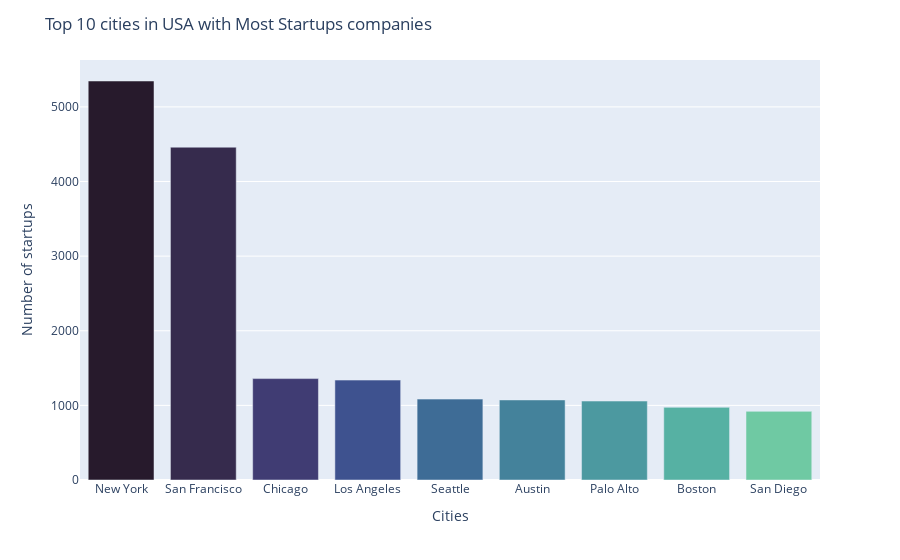

The notebook cell this image was saved under:
### Code cell
city_counts = usa_offices['city'].value_counts()
df_city_counts = pd.DataFrame({'city': city_counts.index, 'count': city_counts.values})
df_city_counts =df_city_counts[0:9]


fig = px.bar(df_city_counts, x='city', y='count')
fig.update_layout(
    title='Top 10 cities in USA with Most Startups companies',
    xaxis_title='Cities',
    yaxis_title='Number of startups',
  
)
fig.update_traces(marker_color=px.colors.sequential.deep[::-1], width=0.8)

# display the chart
fig.show()
#pyo.plot(fig, filename='cities.html')

### Figure 1 — Plotly figure (JSON) as saved in the notebook; plotly's stock layout.template omitted (floating-point values rounded to 4 significant figures)
{"data": [{"alignmentgroup": "True", "hovertemplate": "city=%{x}<br>count=%{y}<extra></extra>", "legendgroup": "", "marker": {"color": ["rgb(39, 26, 44)", "rgb(54, 43, 77)", "rgb(64, 60, 115)", "rgb(62, 82, 143)", "rgb(62, 108, 150)", "rgb(68, 130, 155)", "rgb(76, 153, 160)", "rgb(86, 177, 163)", "rgb(111, 201, 163)", "rgb(156, 219, 165)", "rgb(206, 236, 179)", "rgb(253, 253, 204)"], "pattern": {"shape": ""}}, "name": "", "offsetgroup": "", "orientation": "v", "showlegend": false, "textposition": "auto", "type": "bar", "width": 0.8, "x": ["New York", "San Francisco", "Chicago", "Los Angeles", "Seattle", "Austin", "Palo Alto", "Boston", "San Diego"], "xaxis": "x", "y": [5347, 4460, 1359, 1339, 1084, 1073, 1058, 974, 920], "yaxis": "y"}], "layout": {"barmode": "relative", "legend": {"tracegroupgap": 0}, "margin": {"t": 60}, "title": {"text": "Top 10 cities in USA with Most Startups companies"}, "xaxis": {"anchor": "y", "domain": [0, 1], "title": {"text": "Cities"}}, "yaxis": {"anchor": "x", "domain": [0, 1], "title": {"text": "Number of startups"}}}}
